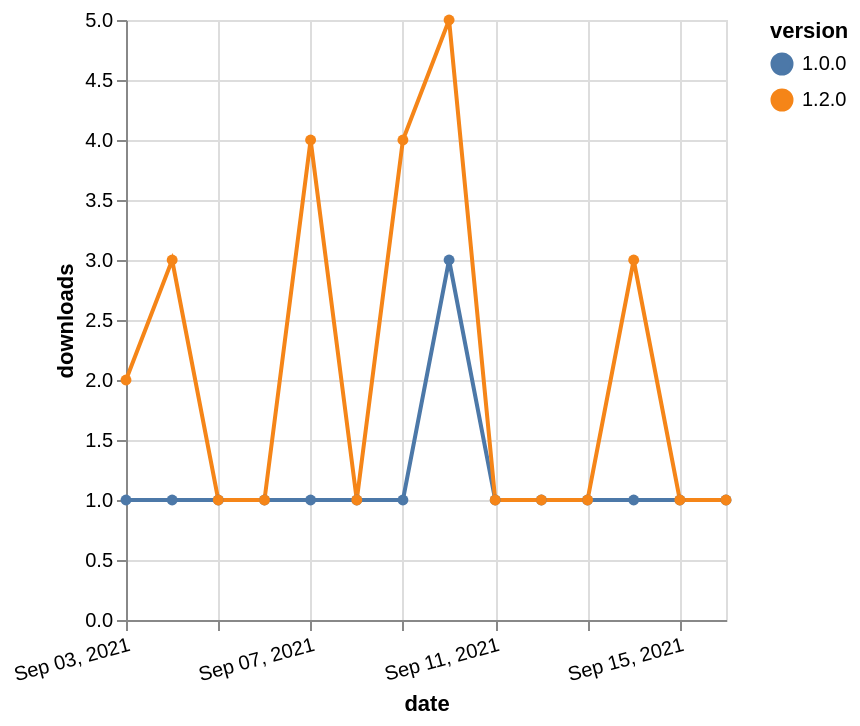

The specification (Vega-Lite) saved for this image:
### Vega-Lite specification from a JSON file in a GitHub repository (floating-point values rounded to 4 significant figures)
{"$schema": "https://vega.github.io/schema/vega-lite/v5.json", "description": "A simple bar chart with embedded data.", "data": {"values": [{"date": "2021-09-03", "total": 187, "delta": 1, "version": "1.0.0"}, {"date": "2021-09-04", "total": 188, "delta": 1, "version": "1.0.0"}, {"date": "2021-09-05", "total": 189, "delta": 1, "version": "1.0.0"}, {"date": "2021-09-06", "total": 190, "delta": 1, "version": "1.0.0"}, {"date": "2021-09-07", "total": 191, "delta": 1, "version": "1.0.0"}, {"date": "2021-09-08", "total": 192, "delta": 1, "version": "1.0.0"}, {"date": "2021-09-09", "total": 193, "delta": 1, "version": "1.0.0"}, {"date": "2021-09-10", "total": 196, "delta": 3, "version": "1.0.0"}, {"date": "2021-09-11", "total": 197, "delta": 1, "version": "1.0.0"}, {"date": "2021-09-12", "total": 198, "delta": 1, "version": "1.0.0"}, {"date": "2021-09-13", "total": 199, "delta": 1, "version": "1.0.0"}, {"date": "2021-09-14", "total": 200, "delta": 1, "version": "1.0.0"}, {"date": "2021-09-15", "total": 201, "delta": 1, "version": "1.0.0"}, {"date": "2021-09-16", "total": 202, "delta": 1, "version": "1.0.0"}, {"date": "2021-09-03", "total": 157, "delta": 2, "version": "1.2.0"}, {"date": "2021-09-04", "total": 160, "delta": 3, "version": "1.2.0"}, {"date": "2021-09-05", "total": 161, "delta": 1, "version": "1.2.0"}, {"date": "2021-09-06", "total": 162, "delta": 1, "version": "1.2.0"}, {"date": "2021-09-07", "total": 166, "delta": 4, "version": "1.2.0"}, {"date": "2021-09-08", "total": 167, "delta": 1, "version": "1.2.0"}, {"date": "2021-09-09", "total": 171, "delta": 4, "version": "1.2.0"}, {"date": "2021-09-10", "total": 176, "delta": 5, "version": "1.2.0"}, {"date": "2021-09-11", "total": 177, "delta": 1, "version": "1.2.0"}, {"date": "2021-09-12", "total": 178, "delta": 1, "version": "1.2.0"}, {"date": "2021-09-13", "total": 179, "delta": 1, "version": "1.2.0"}, {"date": "2021-09-14", "total": 182, "delta": 3, "version": "1.2.0"}, {"date": "2021-09-15", "total": 183, "delta": 1, "version": "1.2.0"}, {"date": "2021-09-16", "total": 184, "delta": 1, "version": "1.2.0"}]}, "width": "container", "mark": {"type": "line", "point": {"filled": true}}, "encoding": {"x": {"field": "date", "type": "temporal", "timeUnit": "yearmonthdate", "title": "date", "axis": {"labelAngle": -15}}, "y": {"field": "delta", "type": "quantitative", "title": "downloads"}, "color": {"field": "version", "type": "nominal"}, "tooltip": {"field": "delta"}}}
